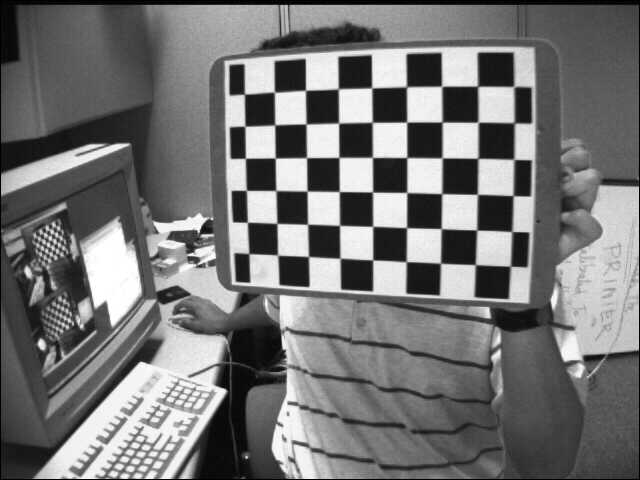
#> input picture E02_Image_Formation 실습/images/calibration_images/left01.jpg, 640 x 480 px; its folder holds only this picture in this run
$ python 1.py
#> lines starting #> are read from the running program, lines starting #| are printed output that depends on the picture; long printed decimals are rounded
import cv2          # OpenCV 라이브러리 임포트
import numpy as np  # 수치 계산용 numpy 임포트
import glob         # 파일 경로 패턴 매칭용 glob 임포트

CHECKERBOARD = (9, 6)  # 체크보드 내부 코너 개수 (가로 9, 세로 6)

square_size = 25.0  # 체크보드 한 칸의 실제 크기 (mm)

criteria = (cv2.TERM_CRITERIA_EPS + cv2.TERM_CRITERIA_MAX_ITER, 30, 0.001)  # 코너 정밀화 종료 조건 (정밀도 or 최대 반복)

objp = np.zeros((CHECKERBOARD[0] * CHECKERBOARD[1], 3), np.float32)  # 체크보드 코너의 3D 좌표를 담을 배열 생성 (54개 점, z=0)
objp[:, :2] = np.mgrid[0:CHECKERBOARD[0], 0:CHECKERBOARD[1]].T.reshape(-1, 2)  # x, y 좌표를 격자 형태로 채움
objp *= square_size  # 실제 크기(25mm)를 곱하여 실세계 좌표로 변환

objpoints = []  # 모든 이미지의 3D 실세계 좌표를 저장할 리스트
imgpoints = []  # 모든 이미지의 2D 이미지 좌표를 저장할 리스트

images = glob.glob("images/calibration_images/left*.jpg")  # 캘리브레이션용 체크보드 이미지 파일 목록 가져오기

img_size = None  # 이미지 크기 저장용 변수 초기화

# -----------------------------
# 1. 체크보드 코너 검출
# -----------------------------
for fname in images:  # 각 이미지 파일에 대해 반복
    img = cv2.imread(fname)  # 이미지 파일 읽기
#> img is the input picture: shape (480, 640, 3); min 0, max 255, mean 116.6
    gray = cv2.cvtColor(img, cv2.COLOR_BGR2GRAY)  # 그레이스케일로 변환

    if img_size is None:  # 첫 이미지에서 크기 저장
        img_size = (gray.shape[1], gray.shape[0])  # (너비, 높이) 형태로 저장
#> img_size = (640, 480)

    ret, corners = cv2.findChessboardCorners(gray, CHECKERBOARD, None)  # 체크보드 코너 검출 시도
#> ret = True; corners = 54 rows, first 8: [244.5, 94.33], [274.6, 92.24], [305.5, 90.4], [338.4, 88.84], [371.6, 87.98], [406.8, 86.92], [441.6, 86.37], [477.6, 86.38]

    if ret:  # 코너 검출 성공 시
        objpoints.append(objp)  # 해당 이미지의 3D 좌표 추가
        corners2 = cv2.cornerSubPix(gray, corners, (11, 11), (-1, -1), criteria)  # 서브픽셀 정밀도로 코너 위치 보정
#> corners2 = 54 rows, first 8: [244.4, 94.14], [274.4, 92.21], [305.5, 90.32], [338.3, 88.79], [371.7, 87.87], [406.5, 86.71], [441.6, 86.25], [477.6, 86.22]
        imgpoints.append(corners2)  # 보정된 2D 코너 좌표 추가
        print(f"[OK] {fname} - 코너 검출 성공")  # 성공 메시지 출력
    else:  # 코너 검출 실패 시
        print(f"[SKIP] {fname} - 코너 검출 실패")  # 실패 메시지 출력

print(f"\n총 {len(imgpoints)}장의 이미지에서 코너 검출 완료\n")  # 검출 완료된 이미지 수 출력
#| 총 1장의 이미지에서 코너 검출 완료

# -----------------------------
# 2. 카메라 캘리브레이션
# -----------------------------
ret, K, dist, rvecs, tvecs = cv2.calibrateCamera(objpoints, imgpoints, img_size, None, None)  # 3D-2D 매핑으로 카메라 내부 파라미터 계산
#> ret = 0.161; K = [[811.4, 0, 306.3], [0, 768.8, 314.7], [0, 0, 1]]; dist = [[-0.656, 0.296, -0.0603, 0.0206, -0.406]]; rvecs = ([0.252, 0.427, 0.0302],); tvecs = ([-47.08, -169.8, 587.5],)

print("Camera Matrix K:")  # 카메라 내부 행렬 출력 안내
print(K)  # 3x3 카메라 내부 행렬 (초점거리, 주점 포함) 출력
#| [[811.353   0.         306.305]
#|  [  0.         768.773 314.671 ]
#|  [  0.           0.           1.        ]]

print("\nDistortion Coefficients [k1, k2, p1, p2, k3]:")  # 왜곡 계수 출력 안내
k1, k2, p1, p2, k3 = dist[0][:5]
#> k1 = -0.656; k2 = 0.296; p1 = -0.0603; p2 = 0.0206; k3 = -0.406
print(f"  k1 = {k1:.8f}  (방사 왜곡, Radial)")
#|   k1 = -0.6556  (방사 왜곡, Radial)
print(f"  k2 = {k2:.8f}  (방사 왜곡, Radial)")
#|   k2 = 0.2957  (방사 왜곡, Radial)
print(f"  p1 = {p1:.8f}  (접선 왜곡, Tangential)")
#|   p1 = -0.06027  (접선 왜곡, Tangential)
print(f"  p2 = {p2:.8f}  (접선 왜곡, Tangential)")
#|   p2 = 0.02059  (접선 왜곡, Tangential)
print(f"  k3 = {k3:.8f}  (방사 왜곡, Radial)")
#|   k3 = -0.4062  (방사 왜곡, Radial)

print(f"\nRe-projection Error (RMS): {ret:.4f}")  # 재투영 오차 출력 (낮을수록 정확)
#| Re-projection Error (RMS): 0.1608

# -----------------------------
# 3. 왜곡 보정 시각화
# -----------------------------
sample_img = cv2.imread(images[0])  # 첫 번째 이미지를 샘플로 읽기
h, w = sample_img.shape[:2]  # 이미지의 높이, 너비 가져오기
#> h = 480; w = 640

new_K, roi = cv2.getOptimalNewCameraMatrix(K, dist, (w, h), 1, (w, h))  # 왜곡 보정 후 최적 카메라 행렬과 유효 ROI 계산
#> new_K = [[580.9, 0, 334.3], [0, 541.3, 299], [0, 0, 1]]; roi = (80, 70, 517, 354)

undistorted = cv2.undistort(sample_img, K, dist, None, new_K)  # 왜곡 보정 적용하여 이미지 펴기
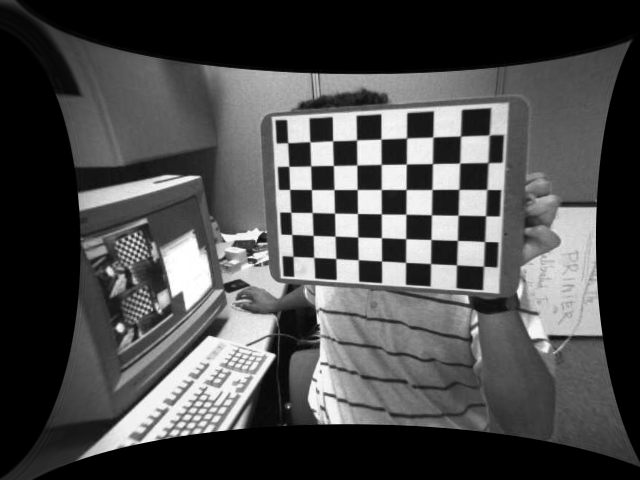
#> undistorted: shape (480, 640, 3); min 0, max 255, mean 75.3

x, y, w_roi, h_roi = roi  # 유효 영역(ROI) 좌표 추출
#> x = 80; y = 70; w_roi = 517; h_roi = 354
if w_roi > 0 and h_roi > 0:  # 유효 ROI가 존재하면
    undistorted = undistorted[y:y + h_roi, x:x + w_roi]  # 보정 이미지를 ROI로 크롭
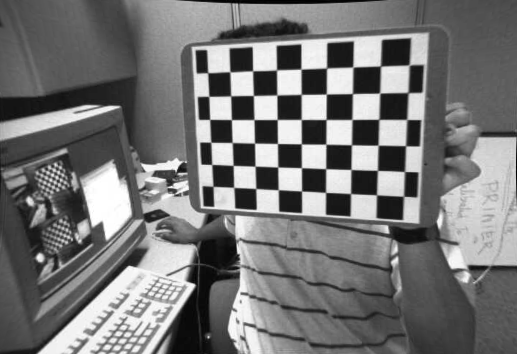
#> undistorted: shape (354, 517, 3); min 0, max 255, mean 117.7
    sample_img_resized = cv2.resize(sample_img, (w_roi, h_roi))  # 원본도 같은 크기로 리사이즈
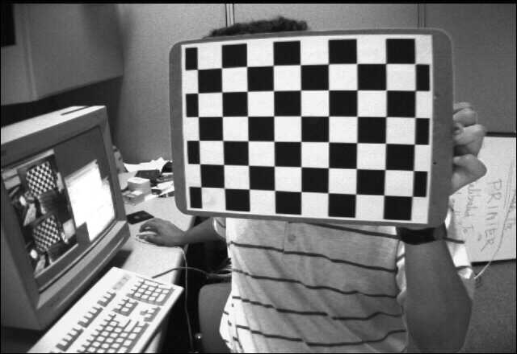
#> sample_img_resized: shape (354, 517, 3); min 0, max 255, mean 116.4
else:  # ROI가 없으면
    sample_img_resized = sample_img  # 원본 그대로 사용

combined = np.hstack([sample_img_resized, undistorted])  # 원본과 보정 이미지를 좌우로 이어 붙이기
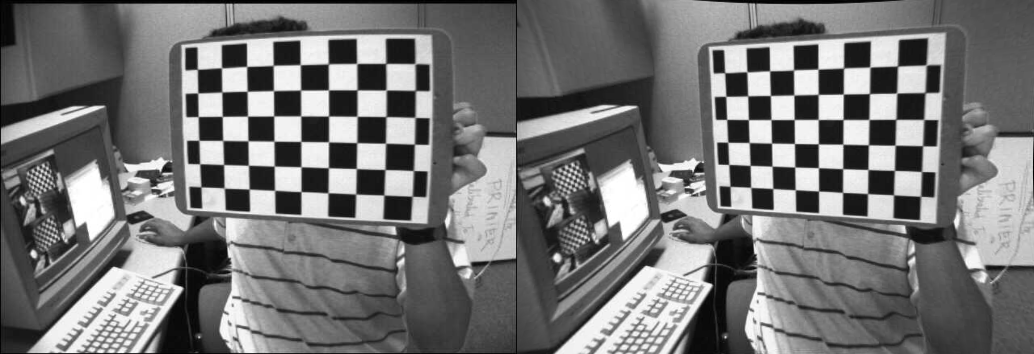
#> combined: shape (354, 1034, 3); min 0, max 255, mean 117

cv2.imshow("Original (Left) vs Undistorted (Right)", combined)  # 비교 이미지 화면에 표시
print("\n원본(좌)과 왜곡 보정(우) 이미지를 비교합니다. 아무 키나 누르면 종료합니다.")  # 안내 메시지 출력
cv2.waitKey(0)  # 키 입력 대기
cv2.destroyAllWindows()  # 모든 창 닫기

$ run again, on E02_Image_Formation 실습/images/calibration_images/left05.jpg
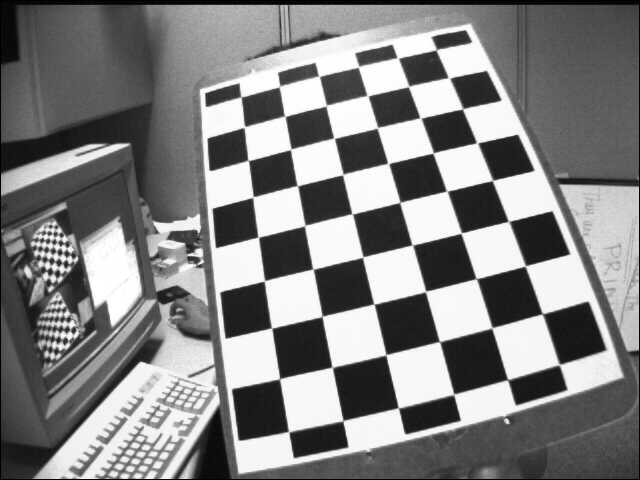
#> input picture E02_Image_Formation 실습/images/calibration_images/left05.jpg, 640 x 480 px
#> img is the input picture: shape (480, 640, 3); min 0, max 255, mean 129.8
#> `ret, corners = cv2.findChessboardCorners(gray, CHECKERBOARD, None)`: ret = True; corners = 54 rows, first 8: [435.9, 50.23], [450, 78.54], [462.7, 108.8], [476.5, 142.8], [492.5, 180.5], [508.4, 221.1], [525.3, 265.9], [542.1, 313.6]
#> corners2 = 54 rows, first 8: [436.3, 49.72], [449, 77.82], [462.6, 108.7], [477.1, 142.9], [492.5, 180.4], [508.7, 221.4], [525.3, 265.9], [542.4, 313.8]
#| 총 1장의 이미지에서 코너 검출 완료
#> `ret, K, dist, rvecs, tvecs = cv2.calibrateCamera(objpoints, imgpoints,..`: ret = 0.143; K = [[639.5, 0, 320.2], [0, 651.5, 193.3], [0, 0, 1]]; dist = [[-0.412, -0.0341, 0.027, 0.0148, 0.431]]; rvecs = ([-0.361, 0.527, 1.3],); tvecs = ([71.82, -88.53, 380.3],)
#| [[639.458   0.         320.195]
#|  [  0.         651.460 193.277]
#|  [  0.           0.           1.        ]]
#> k1 = -0.412; k2 = -0.0341; p1 = 0.027; p2 = 0.0148; k3 = 0.431
#|   k1 = -0.412  (방사 왜곡, Radial)
#|   k2 = -0.03405  (방사 왜곡, Radial)
#|   p1 = 0.027  (접선 왜곡, Tangential)
#|   p2 = 0.01479  (접선 왜곡, Tangential)
#|   k3 = 0.431  (방사 왜곡, Radial)
#| Re-projection Error (RMS): 0.1431
#> new_K = [[521, 0, 334.1], [0, 536.2, 210.7], [0, 0, 1]]; roi = (26, 40, 593, 418)
#> `undistorted = cv2.undistort(sample_img, K, dist, None, new_K)`:
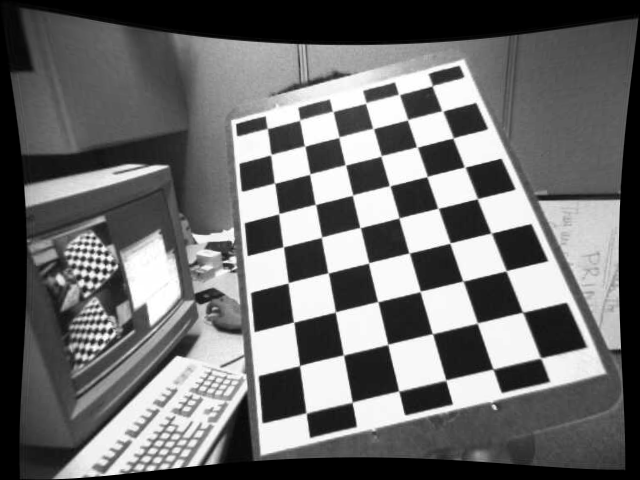
#> undistorted: shape (480, 640, 3); min 0, max 255, mean 108.8
#> x = 26; y = 40; w_roi = 593; h_roi = 418
#> `combined = np.hstack([sample_img_resized, undistorted])`:
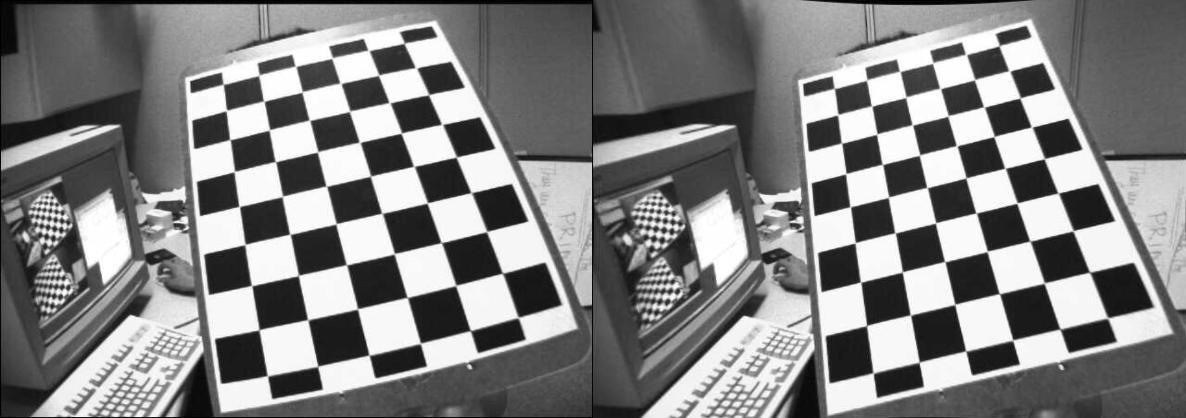
#> combined: shape (418, 1186, 3); min 0, max 255, mean 129.8

$ run again, on E02_Image_Formation 실습/images/calibration_images/left06.jpg
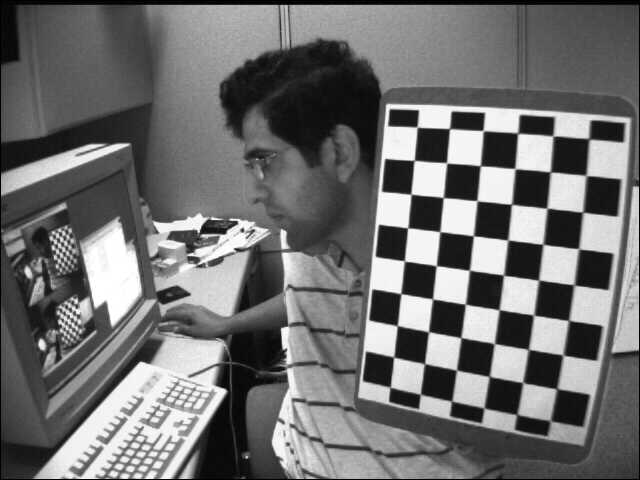
#> input picture E02_Image_Formation 실습/images/calibration_images/left06.jpg, 640 x 480 px
#> img is the input picture: shape (480, 640, 3); min 0, max 255, mean 111.6
#> `ret, corners = cv2.findChessboardCorners(gray, CHECKERBOARD, None)`: ret = True; corners = 54 rows, first 8: [589.1, 139], [586.5, 175.8], [582, 212.4], [578.4, 248.2], [574.2, 284.7], [568.5, 320.2], [561.9, 355.4], [556.5, 388.5]
#> corners2 = 54 rows, first 8: [588.9, 138.7], [586.1, 175.5], [582.7, 212.2], [578.7, 248.8], [574, 284.9], [568.7, 320.6], [563, 355], [556.8, 388.8]
#| 총 1장의 이미지에서 코너 검출 완료
#> `ret, K, dist, rvecs, tvecs = cv2.calibrateCamera(objpoints, imgpoints,..`: ret = 0.129; K = [[638.5, 0, 274.7], [0, 644.8, 221.8], [0, 0, 1]]; dist = [[-0.377, 0.0417, -9.77e-05, 0.0319, 0.101]]; rvecs = ([0.483, 0.397, 1.63],); tvecs = ([211.1, -56.21, 406.4],)
#| [[638.450   0.         274.706]
#|  [  0.         644.821 221.782]
#|  [  0.           0.           1.        ]]
#> k1 = -0.377; k2 = 0.0417; p1 = -9.77e-05; p2 = 0.0319; k3 = 0.101
#|   k1 = -0.3769  (방사 왜곡, Radial)
#|   k2 = 0.04174  (방사 왜곡, Radial)
#|   p1 = -9.766e-05  (접선 왜곡, Tangential)
#|   p2 = 0.03189  (접선 왜곡, Tangential)
#|   k3 = 0.1014  (방사 왜곡, Radial)
#| Re-projection Error (RMS): 0.1292
#> new_K = [[518.6, 0, 300.3], [0, 508.1, 217.7], [0, 0, 1]]; roi = (42, 35, 578, 400)
#> `undistorted = cv2.undistort(sample_img, K, dist, None, new_K)`:
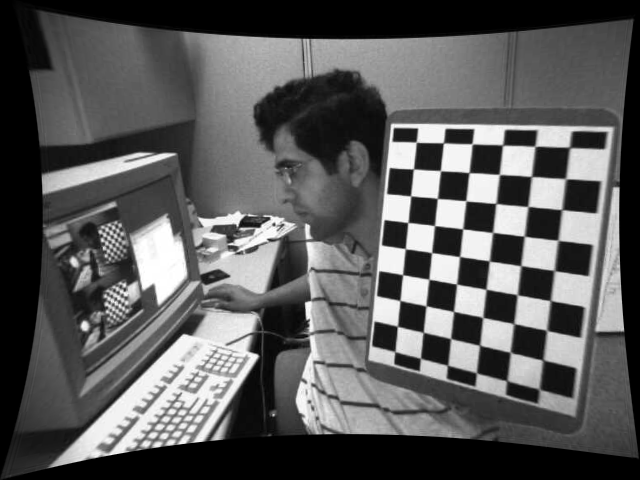
#> undistorted: shape (480, 640, 3); min 0, max 255, mean 89.4
#> x = 42; y = 35; w_roi = 578; h_roi = 400
#> `combined = np.hstack([sample_img_resized, undistorted])`:
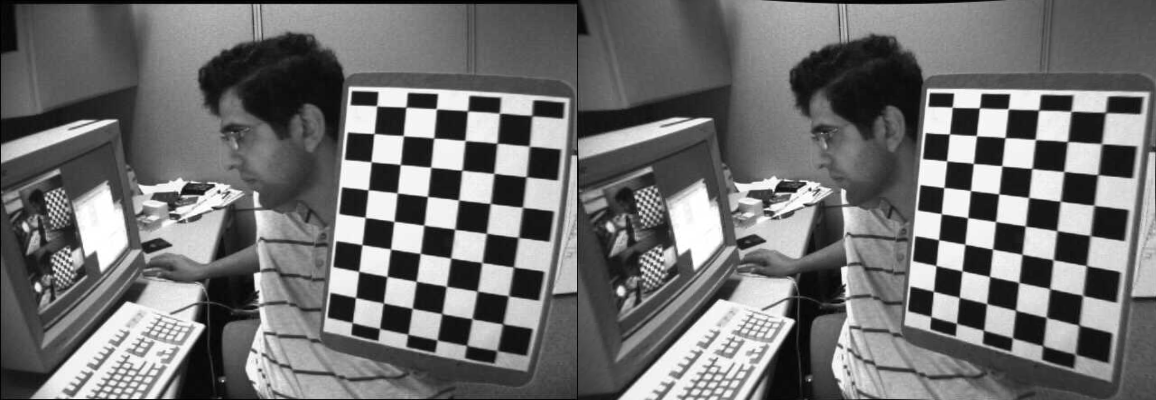
#> combined: shape (400, 1156, 3); min 0, max 255, mean 112.4

$ run again, on E02_Image_Formation 실습/images/calibration_images/left07.jpg
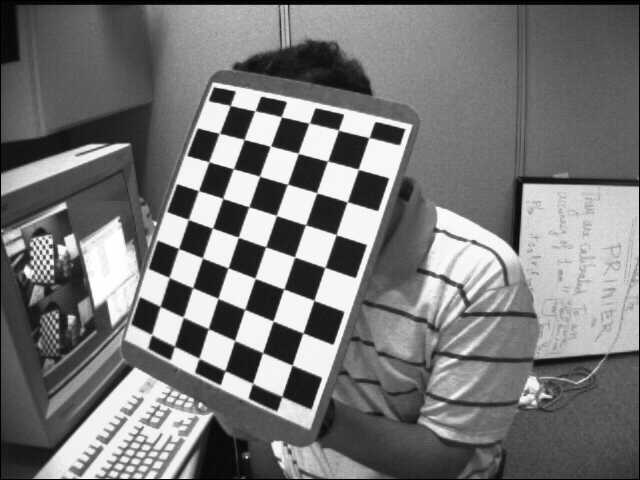
#> input picture E02_Image_Formation 실습/images/calibration_images/left07.jpg, 640 x 480 px
#> img is the input picture: shape (480, 640, 3); min 0, max 255, mean 119.5
#> `ret, corners = cv2.findChessboardCorners(gray, CHECKERBOARD, None)`: ret = True; corners = 54 rows, first 8: [368.8, 137.9], [358.2, 169.3], [347.2, 202.1], [336.2, 234.5], [324.8, 267.4], [314.1, 300.2], [303.2, 333.1], [292.2, 365]
#> corners2 = 54 rows, first 8: [369, 137.6], [358.3, 169.3], [347.2, 201.9], [336.1, 234.7], [324.9, 267.4], [313.9, 300.3], [303, 332.9], [292.1, 365.2]
#| 총 1장의 이미지에서 코너 검출 완료
#> `ret, K, dist, rvecs, tvecs = cv2.calibrateCamera(objpoints, imgpoints,..`: ret = 0.182; K = [[715.8, 0, 331.1], [0, 695.3, 180.1], [0, 0, 1]]; dist = [[-0.699, 2.73, 0.0316, 0.0155, -9.38]]; rvecs = ([0.198, 0.467, 1.84],); tvecs = ([27.28, -31.5, 510.6],)
#| [[715.825   0.         331.050]
#|  [  0.         695.279  180.078]
#|  [  0.           0.           1.        ]]
#> k1 = -0.699; k2 = 2.73; p1 = 0.0316; p2 = 0.0155; k3 = -9.38
#|   k1 = -0.6991  (방사 왜곡, Radial)
#|   k2 = 2.731  (방사 왜곡, Radial)
#|   p1 = 0.03155  (접선 왜곡, Tangential)
#|   p2 = 0.01553  (접선 왜곡, Tangential)
#|   k3 = -9.376  (방사 왜곡, Radial)
#| Re-projection Error (RMS): 0.1821
#> new_K = [[415.2, 0, 418.1], [0, 356.7, 274.1], [0, 0, 1]]; roi = (226, 182, 371, 246)
#> `undistorted = cv2.undistort(sample_img, K, dist, None, new_K)`:
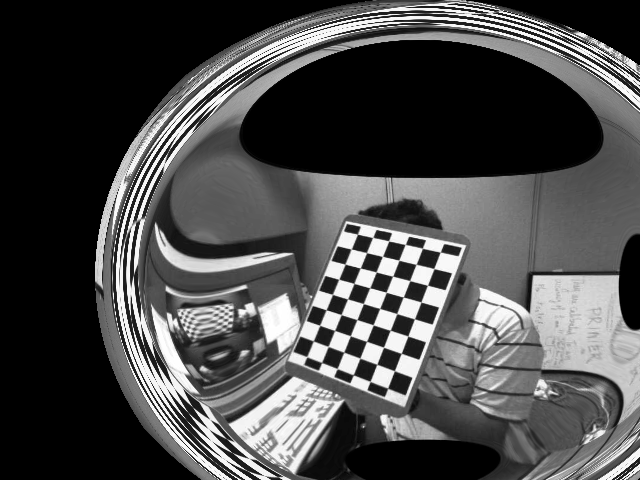
#> undistorted: shape (480, 640, 3); min 0, max 255, mean 75.1
#> x = 226; y = 182; w_roi = 371; h_roi = 246
#> `combined = np.hstack([sample_img_resized, undistorted])`:
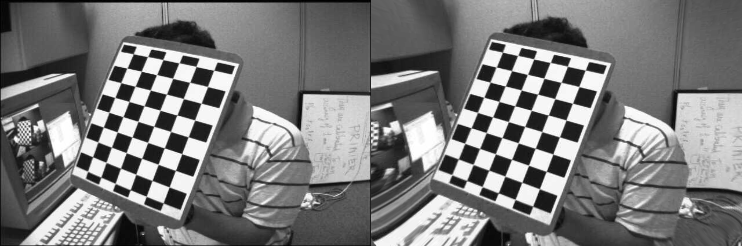
#> combined: shape (246, 742, 3); min 0, max 255, mean 122.2

$ run again, on E02_Image_Formation 실습/images/calibration_images/left02.jpg
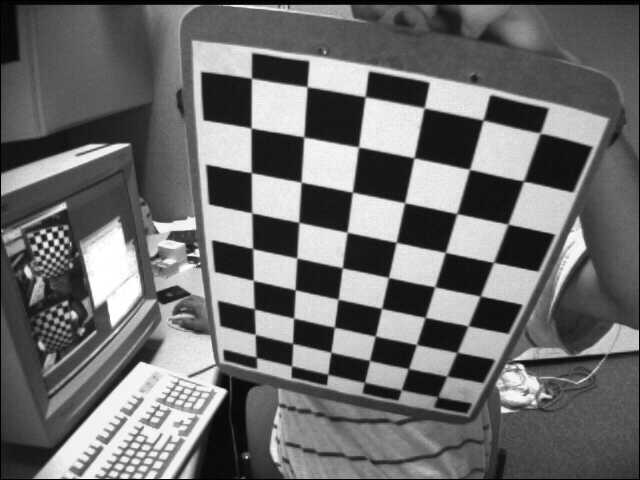
#> input picture E02_Image_Formation 실습/images/calibration_images/left02.jpg, 640 x 480 px
#> img is the input picture: shape (480, 640, 3); min 0, max 255, mean 109
#> `ret, corners = cv2.findChessboardCorners(gray, CHECKERBOARD, None)`: ret = True; corners = 54 rows, first 8: [256.6, 357.4], [255.3, 334.5], [254.8, 309], [253.3, 280.1], [252.5, 248], [251.8, 212.8], [251.2, 172.5], [251.4, 128.3]
#> corners2 = 54 rows, first 8: [256.4, 362.4], [255.2, 334.4], [254.3, 308.9], [253.3, 280.4], [252.6, 248.6], [251.8, 212.8], [251.3, 172.7], [251.1, 128]
#| 총 1장의 이미지에서 코너 검출 완료
#> `ret, K, dist, rvecs, tvecs = cv2.calibrateCamera(objpoints, imgpoints,..`: ret = 1.09; K = [[523, 0, 332.5], [0, 525.6, 254.4], [0, 0, 1]]; dist = [[-0.0743, -0.899, 0.0186, -0.00871, 2.25]]; rvecs = ([0.441, 0.686, -1.33],); tvecs = ([-52.06, 70.1, 352.9],)
#| [[523.025   0.         332.550 ]
#|  [  0.         525.582 254.369]
#|  [  0.           0.           1.        ]]
#> k1 = -0.0743; k2 = -0.899; p1 = 0.0186; p2 = -0.00871; k3 = 2.25
#|   k1 = -0.07435  (방사 왜곡, Radial)
#|   k2 = -0.8993  (방사 왜곡, Radial)
#|   p1 = 0.01859  (접선 왜곡, Tangential)
#|   p2 = -0.008707  (접선 왜곡, Tangential)
#|   k3 = 2.253  (방사 왜곡, Radial)
#| Re-projection Error (RMS): 1.0887
#> new_K = [[507.3, 0, 325.7], [0, 499.6, 261.4], [0, 0, 1]]; roi = (56, 52, 554, 400)
#> x = 56; y = 52; w_roi = 554; h_roi = 400
#> `combined = np.hstack([sample_img_resized, undistorted])`:
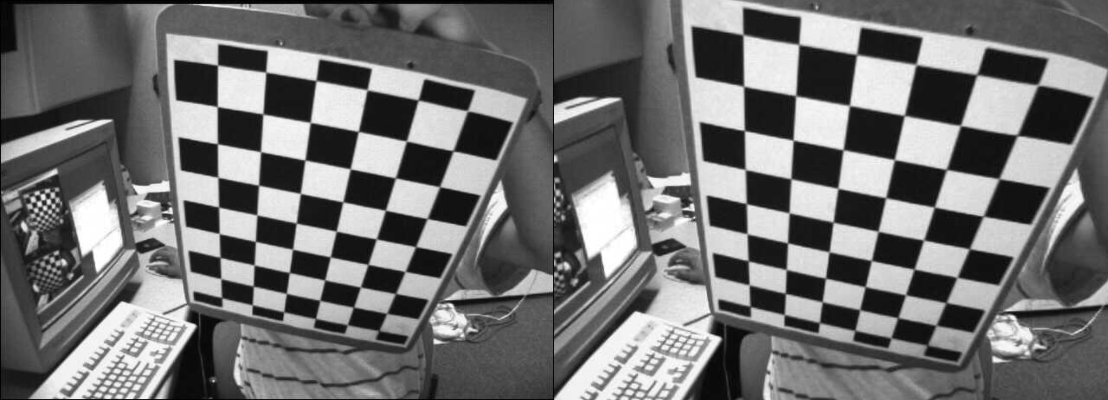
#> combined: shape (400, 1108, 3); min 0, max 255, mean 113.4
